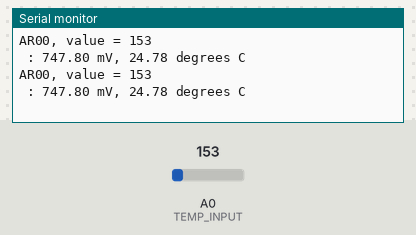
Recording of a sketch running on a simulated Arduino Uno, built with avr-gcc and run on an emulated ATmega328P. Parts: the last lines printed to the serial monitor. Inputs (shaded band) come from the test bench; at power-on: A0 (TEMP_INPUT) = 153.

Above: at 1.8 s.
1.9 s: A0 (TEMP_INPUT) set to 165
At 2.7 s:
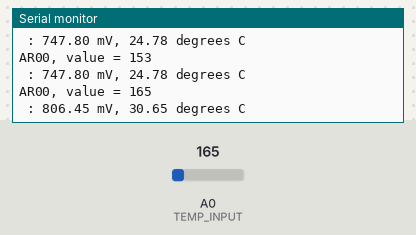
3.4 s: A0 (TEMP_INPUT) set to 175
At 4.8 s:
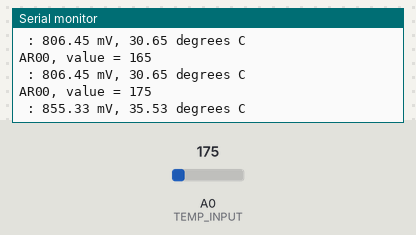
Timing chart, 0 to 6.4 s (numbered marks = the images above; inputs shaded):
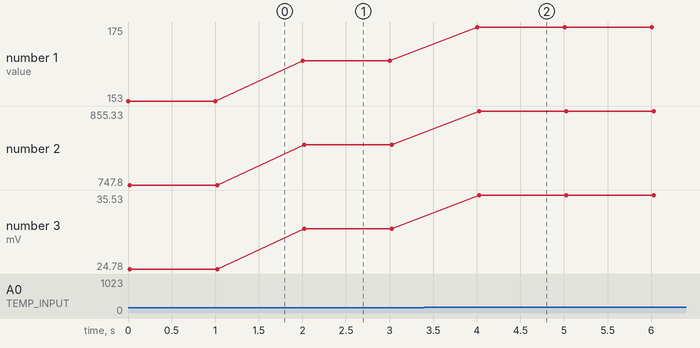

Measured:
- after the input at 1.9 s, the serial monitor: prints a new line after 0.10 s (image 1)
- after the input at 3.4 s, the serial monitor: prints a new line after 0.61 s (image 2)
- plotted number 1: 153 → 165 after the input at 1.9 s, 165 → 175 after the input at 3.4 s
- plotted number 2: 747.8 → 806.45 after the input at 1.9 s, 806.45 → 855.33 after the input at 3.4 s
- plotted number 3: 24.78 → 30.65 after the input at 1.9 s, 30.65 → 35.53 after the input at 3.4 s

The sketch:

ARnn_tmp36_start.ino
```cpp
//
// AR00, TMP36 sensor
//

#define TEMP_INPUT 0
// or  int TEMP_INPUT = 0;

void setup() {
  Serial.begin(9600);
}

void loop() {
   //getting the voltage reading from the temperature sensor
  int value = analogRead(TEMP_INPUT);
  Serial.print("AR00, value = ");
  Serial.println(value);
  Serial.print(" : ");


  float voltage = value * 5.0 * 1000;  // in mV
  voltage /= 1023.0;


  Serial.print(voltage);
  Serial.print(" mV, ");


  float temperatureC = (voltage - 500) / 10 ;
  Serial.print(temperatureC);
  Serial.println(" degrees C");

  delay(1000);
}
```
